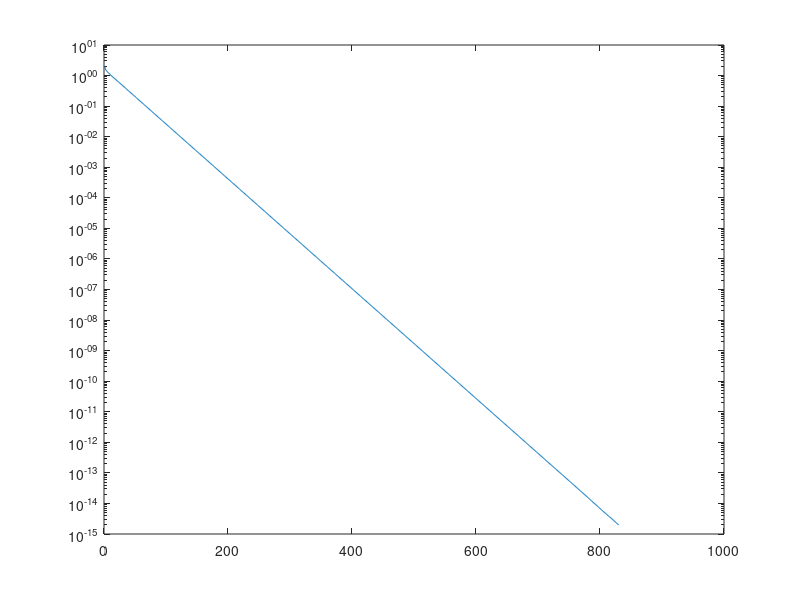

This chart was generated by the following MATLAB code: (Note: this script raises an error after producing the figure.)
clear, clc
% The value of A and B:
A = [2, -1, 0, 0, 0, 0, 0, 0, 0, 0;
    -1, 2, -1, 0, 0, 0, 0, 0, 0, 0;
    0, -1, 2, -1, 0, 0, 0, 0, 0, 0;
    0, 0, -1, 2, -1, 0, 0, 0, 0, 0;
    0, 0, 0, -1, 2, -1, 0, 0, 0, 0;
    0, 0, 0, 0, -1, 2, -1, 0, 0, 0;
    0, 0, 0, 0, 0, -1, 2, -1, 0, 0;
    0, 0, 0, 0, 0, 0, -1, 2, -1, 0;
    0, 0, 0, 0, 0, 0, 0, -1, 2, -1;
    0, 0, 0, 0, 0, 0, 0, 0, -1, 2];
b = [2; -2; 2; -1; 0; 0; 1; -2; 2; -2];
% Jacobi Part:
x_exact = [1; 0; 1; 0; 0; 0; 0; -1; 0; 1];
tmp = abs(max(x_exact));
x_1 = [0; 0; 0; 0; 0; 0; 0; 0; 0; 0];
x_2 = [1; 1; 1; 1; 1; 1; 1; 1; 1; 1];
% initialization
D = diag(diag(A));
R = speye(10) - D \ A;
g = D \ b;
count_J = []; % count: used to save the error size
number_J = 1; % Iterations

while abs(max(x_1 - x_2)) > 10^(- 15)
    x_1 = x_2;
    x_2(1) = R(1, 2) * x_1(2);

    for i = 2:9
        x_2(i) = R(i, i - 1) * x_1(i - 1) + R(i, i + 1) * x_1(i + 1);
    end

    x_2(10) = R(10, 9) * x_1(9);
    x_2 = x_2 + g;
    %x_2 = R * x_1 + g;
    count_J(number_J) = abs(max(x_2 - x_exact)) / tmp;
    number_J = number_J + 1;
end

semilogy([1:length(count_J)], count_J);
% Print the output of Jacobi
x = x_2

% Gauss-Siedel Part:
x_1 = [0; 0; 0; 0; 0; 0; 0; 0; 0; 0];
x_2 = [1; 1; 1; 1; 1; 1; 1; 1; 1; 1];
% initialization
L = tril(A, -1);
U = triu(A, 1);
D = diag(diag(A));
S = -(D + L) \ U;
f = (D + L) \ b;
count_G = [];
number_G = 1;

while abs(max(x_1 - x_2)) > 10^(- 15)
    x_1 = x_2;

    for i = 1:9
        x_2(i) = 0;

        for j = 2:i + 1
            x_2(i) = x_2(i) + S(i, j) * x_1(j);
        end

    end

    x_2(10) = 0;

    for j = 2:10
        x_2(10) = x_2(10) + S(10, j) * x_1(j);
    end

    x_2 = x_2 + f;
    count_G(number_G) = abs(max(x_2 - x_exact)) / tmp;
    number_G = number_G + 1;
end

% Print the output of Gauss-Siedel
x = x_2

% SOR Part:
% w=0.4:
[count_S_0, x, state] = SOR(0.4, A, x_exact, b);
% w=0.8:
[count_S_1, x, state] = SOR(0.8, A, x_exact, b);
% w=1.2:
[count_S_2, x, state] = SOR(1.2, A, x_exact, b);
% w=1.6:
[count_S_3, x, state] = SOR(1.6, A, x_exact, b);
semilogy([1:length(count_J)], count_J, [1:length(count_G)], count_G, [1:length(count_S_0)], count_S_0, [1:length(count_S_1)], count_S_1, [1:length(count_S_2)], count_S_2, [1:length(count_S_3)], count_S_3);
legend('Jacobi', 'Gauss-Siedel', 'SOR w=0.4', 'SOR w=0.8', 'SOR w=1.2', 'SOR w=1.6', 'Location', 'northeast');
xlabel('Iterations');
ylabel('Error size');
title('Error size - Iterations Graph');

function [count, x, state] = SOR(w, A, x, b)
    %myFun - Description
    %
    % Syntax: count = myFun(input)
    %
    x_exact = x;
    tmp = abs(max(x_exact));
    x_1 = [0; 0; 0; 0; 0; 0; 0; 0; 0; 0];
    x_2 = [1; 1; 1; 1; 1; 1; 1; 1; 1; 1];
    % initialization
    L = tril(A, -1);
    U = triu(A, 1);
    D = diag(diag(A));
    D_INV = inv(D);

    S = (speye(10) + w * D_INV * L) \ (speye(10) - w * (D_INV * U + speye(10)));
    f = w * inv(speye(10) + w * D_INV * L) * (D_INV * b);
    count = [];
    number = 1;

    while abs(max(x_1 - x_2)) > 10^(- 15) & number < 1000
        x_1 = x_2;

        for i = 1:9
            x_2(i) = 0;

            for j = 1:i + 1
                x_2(i) = x_2(i) + S(i, j) * x_1(j);
            end

        end

        x_2(10) = 0;

        for j = 1:10
            x_2(10) = x_2(10) + S(10, j) * x_1(j);
        end

        x_2 = x_2 + f;
        count(number) = abs(max(x_2 - x_exact)) / tmp;
        number = number + 1;
    end

    if number == 1000
        state = 0
    else
        state = 1
        x_2
    end

end
